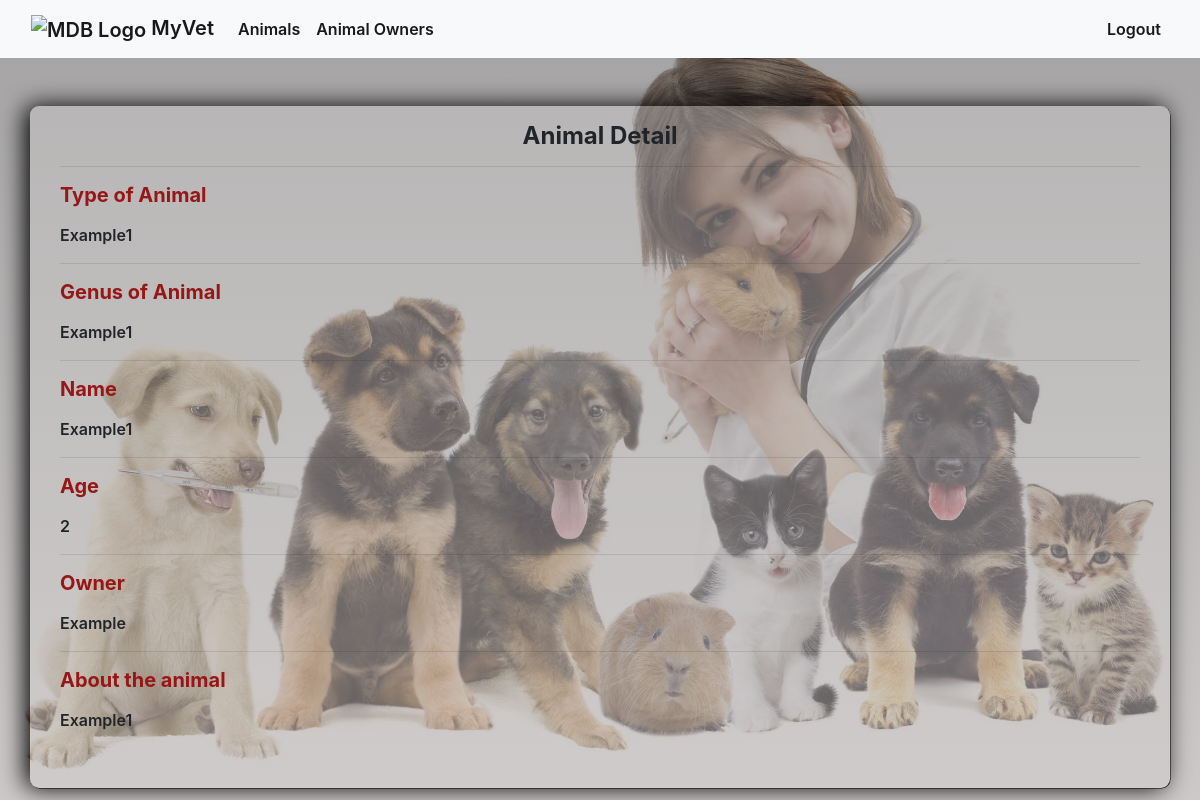
Before: /animal/detail/5/ (signed in) with the older database file.
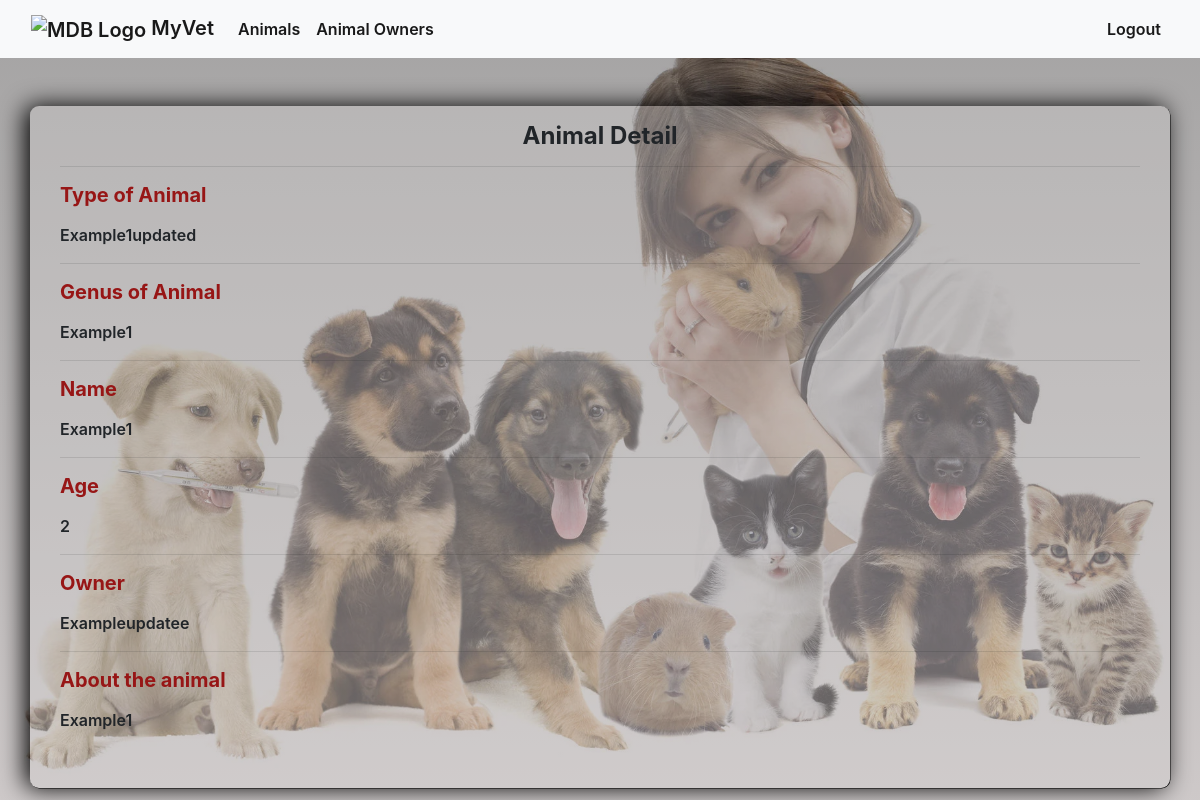
After: the same page with the newer database file.
### hayvanlar/models.py (models this page shows, shortened)
class Animals(models.Model):
    type = models.CharField(max_length=15)
    genus = models.CharField(max_length=15)
    name = models.CharField(max_length=20)
    age=models.IntegerField(default=0)
    owner=models.ForeignKey(AnimalOwners, on_delete=models.SET_NULL, null=True, blank=True)
    description = models.TextField(max_length=100)

class AnimalOwners(models.Model):
    name = models.CharField(max_length=20)
    surname = models.CharField(max_length=20)
    address = models.TextField(max_length=40)
    email = models.EmailField(max_length=30)
    phone = models.CharField(max_length=11)
    def __str__(self):
        return self.name

### hayvanlar/views.py (the view)
# urls.py: path('animal/detail/<int:id>/',views.animal_detail,name="animal_detail"),
@login_required(login_url = "user:sign_in")
def animal_detail(request,id):
    form = get_object_or_404(Animals,id = id)
    context={"form":form}
    return render(request,"animal_detail.html",context)

### hayvanlar/templates/animal_detail.html (shortened to what this page needs)
{% extends 'layout.html' %}
{% load static %}
{% block body %}
<div class="container my-5 py-3 hayvan-form-detail">
    <div class="container">
    <div class="text-center"> <h4><strong>Animal Detail</strong> </h4></div>
    <hr>
    <div class="form-group label-floating is-empty">
        <h5><strong>  <label  class="control-label"> Type of Animal</label></strong> </h5>
        <div class="form-group label-floating is-empty detail">{{form.type}}</div>
    </div>
    <hr>
    <div class="form-group label-floating is-empty">
        <h5><strong>  <label class="control-label">Genus of Animal</label></strong> </h5>
        <div class="form-group label-floating is-empty detail">{{form.genus}}</div>
    </div>
    <hr>
    <div class="form-group label-floating is-empty">
        <h5><strong>   <label class="control-label">Name</label></strong> </h5>
        <div class="form-group label-floating is-empty detail">{{form.name}}</div>
    </div>
    <hr>
    <div class="form-group label-floating is-empty">
        <h5><strong>   <label class="control-label">Age</label></strong> </h5>
        <div class="form-group label-floating is-empty detail" id="price">{{form.age}}</div>
    </div>
    <hr>
    <div class="form-group label-floating is-empty">
        <h5><strong>   <label class="control-label">Owner</label> </strong> </h5>
        <div class="form-group label-floating is-empty detail">{{form.owner}}</div>
    </div>
    <hr>
    <div class="form-group label-floating is-empty">
        <h5><strong>   <label class="control-label">About the animal </label></strong> </h5>
        <div class="form-group label-floating is-empty detail">{{form.description}}</div>
    </div>
    <br>
</div>
</div>
{% endblock  %}

Changed rows visible on the page:
changed Animals "Example1": type "Example1" → "Example1updated"; owner "Example" → "Exampleupdatee"
